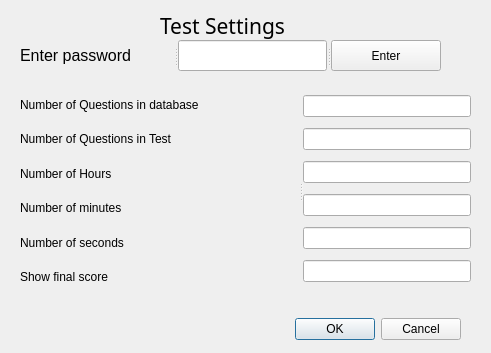
<?xml version="1.0" encoding="UTF-8"?>
<ui version="4.0">
 <class>settings</class>
 <widget class="QDialog" name="settings">
  <property name="geometry">
   <rect>
    <x>0</x>
    <y>0</y>
    <width>491</width>
    <height>353</height>
   </rect>
  </property>
  <property name="windowTitle">
   <string>Dialog</string>
  </property>
  <widget class="QDialogButtonBox" name="buttonBox">
   <property name="geometry">
    <rect>
     <x>120</x>
     <y>313</y>
     <width>341</width>
     <height>32</height>
    </rect>
   </property>
   <property name="orientation">
    <enum>Qt::Horizontal</enum>
   </property>
   <property name="standardButtons">
    <set>QDialogButtonBox::Cancel|QDialogButtonBox::Ok</set>
   </property>
  </widget>
  <widget class="QLabel" name="label">
   <property name="geometry">
    <rect>
     <x>160</x>
     <y>5</y>
     <width>141</width>
     <height>41</height>
    </rect>
   </property>
   <property name="font">
    <font>
     <family>Saab</family>
     <pointsize>16</pointsize>
    </font>
   </property>
   <property name="text">
    <string>Test Settings</string>
   </property>
  </widget>
  <widget class="QSplitter" name="splitter_2">
   <property name="geometry">
    <rect>
     <x>20</x>
     <y>90</y>
     <width>451</width>
     <height>201</height>
    </rect>
   </property>
   <property name="orientation">
    <enum>Qt::Horizontal</enum>
   </property>
   <widget class="QWidget" name="layoutWidget">
    <layout class="QVBoxLayout" name="verticalLayout">
     <item>
      <widget class="QLabel" name="no_of_questions">
       <property name="text">
        <string>Number of Questions in database</string>
       </property>
      </widget>
     </item>
     <item>
      <widget class="QLabel" name="label_2">
       <property name="text">
        <string>Number of Questions in Test</string>
       </property>
      </widget>
     </item>
     <item>
      <widget class="QLabel" name="no_of_hours">
       <property name="text">
        <string>Number of Hours</string>
       </property>
      </widget>
     </item>
     <item>
      <widget class="QLabel" name="no_of_minutes">
       <property name="text">
        <string>Number of minutes</string>
       </property>
      </widget>
     </item>
     <item>
      <widget class="QLabel" name="no_of_seconds">
       <property name="text">
        <string>Number of seconds</string>
       </property>
      </widget>
     </item>
     <item>
      <widget class="QLabel" name="showResultLabel">
       <property name="text">
        <string>Show final score</string>
       </property>
      </widget>
     </item>
    </layout>
   </widget>
   <widget class="QWidget" name="layoutWidget">
    <layout class="QVBoxLayout" name="verticalLayout_2">
     <item>
      <widget class="QLineEdit" name="questions"/>
     </item>
     <item>
      <widget class="QLineEdit" name="testquestions"/>
     </item>
     <item>
      <widget class="QLineEdit" name="hours"/>
     </item>
     <item>
      <widget class="QLineEdit" name="minutes"/>
     </item>
     <item>
      <widget class="QLineEdit" name="seconds"/>
     </item>
     <item>
      <widget class="QLineEdit" name="ShowResult">
       <property name="text">
        <string/>
       </property>
      </widget>
     </item>
    </layout>
   </widget>
  </widget>
  <widget class="QSplitter" name="splitter">
   <property name="geometry">
    <rect>
     <x>20</x>
     <y>40</y>
     <width>421</width>
     <height>31</height>
    </rect>
   </property>
   <property name="orientation">
    <enum>Qt::Horizontal</enum>
   </property>
   <widget class="QLabel" name="passwordlabel">
    <property name="font">
     <font>
      <pointsize>12</pointsize>
     </font>
    </property>
    <property name="text">
     <string>Enter password</string>
    </property>
   </widget>
   <widget class="QLineEdit" name="password">
    <property name="text">
     <string/>
    </property>
    <property name="echoMode">
     <enum>QLineEdit::Password</enum>
    </property>
   </widget>
   <widget class="QPushButton" name="Enter">
    <property name="text">
     <string>Enter</string>
    </property>
   </widget>
  </widget>
 </widget>
 <resources/>
 <connections>
  <connection>
   <sender>buttonBox</sender>
   <signal>accepted()</signal>
   <receiver>settings</receiver>
   <slot>accept()</slot>
   <hints>
    <hint type="sourcelabel">
     <x>248</x>
     <y>254</y>
    </hint>
    <hint type="destinationlabel">
     <x>157</x>
     <y>274</y>
    </hint>
   </hints>
  </connection>
  <connection>
   <sender>buttonBox</sender>
   <signal>rejected()</signal>
   <receiver>settings</receiver>
   <slot>reject()</slot>
   <hints>
    <hint type="sourcelabel">
     <x>316</x>
     <y>260</y>
    </hint>
    <hint type="destinationlabel">
     <x>286</x>
     <y>274</y>
    </hint>
   </hints>
  </connection>
 </connections>
</ui>
